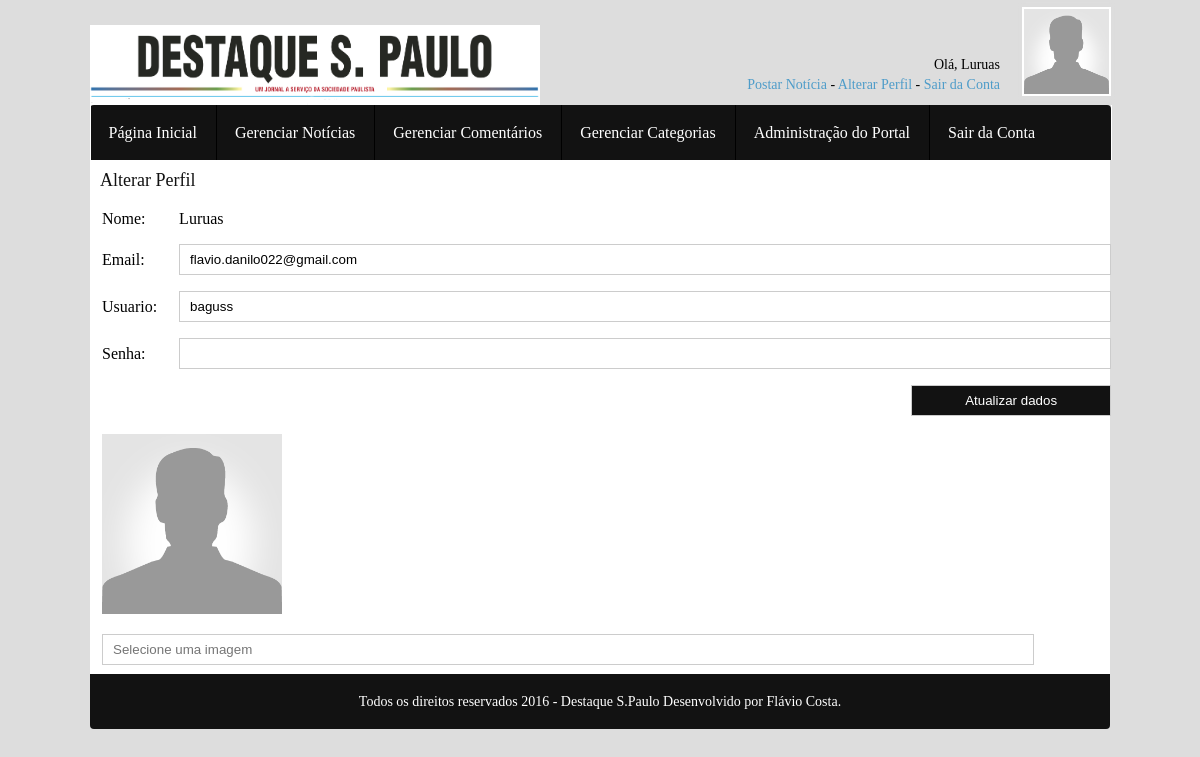
/paineldecontrole/alterar-perfil.php (signed in), run on the app's committed database.
### tables this page shows
CREATE TABLE IF NOT EXISTS `administradores` (
  `id` int(11) NOT NULL AUTO_INCREMENT,
  `Nome` varchar(125) DEFAULT NULL,
  `imgPerfil` varchar(30) NOT NULL,
  `Email` varchar(125) DEFAULT NULL,
  `Usuario` varchar(10) DEFAULT NULL,
  `Senha` varchar(128) DEFAULT NULL,
  PRIMARY KEY (`id`)
);

### paineldecontrole/alterar-perfil.php (the view, shortened to what this page needs)
<?php
require_once "includes/header.php";
?>
	<main>
			<section id="wrapper">
					<section id="content">
		<section id="alterar-perfil">
			<h1>Alterar Perfil</h1>
			<?php
				$admin_log = $_SESSION["Usuario"];
				$admin_pass = $_SESSION["Senha"];
				$SQL_P = mysql_query(" SELECT * FROM administradores WHERE Usuario = '$admin_log' AND Senha='$admin_pass'");
				while($ln = mysql_fetch_assoc($SQL_P)) {
						$id_adm = $ln['id'];
						$nm_adm = $ln['Nome'];
						$em_adm = $ln["Email"];
						$us_adm = $ln["Usuario"];
						$im_adm = $ln ["imgPerfil"];
				}
			?>
			<form action="acoes/atualizar-perfil.php?id_adm=<?php echo $id_adm; ?>" method="POST" enctype="multipart/form-data">
			<table cellpadding="0" cellpadding="0" border="0">
				<tr>
				<td>Nome:</td>
				<td><?php echo $nm_adm; ?></td>
				</tr>
				<tr>
				<td>Email:</td>
				<td><input type="text" name="adm-email-up" maxlength="50" value="<?php echo $em_adm;?>"></td>
				</tr>
				<tr>
					<td>Usuario:</td>
					<td><input type="text" name="adm-user-up" value="<?php echo $us_adm; ?>"></td>
				</tr>
				<tr>
				<td>Senha:</td>
				<td><input type="text" name="adm-pass-up"  ></td>
				</tr>
				<tr>
					<td colspan="2" align="right"><input type="submit" value="Atualizar dados"></td>
				</tr>
				</table>
				<table id="imgPerfil">
					<tr>
						<td><img src="imagens/perfil/<?php echo $im_adm; ?>" width"180" height="180"/></td>
					</tr>
					<tr>
						<td><input type="text" id="imagem-noticia-carregar" placeholder="Selecione uma imagem"/> <input type="file" hidden id="imagem-carregada" name="adm-imgPerfil-up"/></td>
					</tr>
				</table>
				</form>
		</section>
					</section>
			</section>
	</main>
	<?php require "includes/footer.php";?>

### paineldecontrole/includes/header.php (shortened to what this page needs)
<!DOCTYPE html>
<?php
@$usuario = $_SESSION['Usuario'];
@$senha = $_SESSION['Senha'];
$sql = mysql_query("SELECT Nome, imgPerfil FROM administradores WHERE Usuario='$usuario' AND Senha ='$senha'");
?>
<html lang="pt_br">
	<head>
		<link rel="stylesheet" type="text/css" href="css/default.css" media="screen" />
	</head>
	<body>
		<header>
			<div id="topo">
				<div id="logo"><img src="imagens/des.png" alt="Painel de Controle - Portal WVD"  width="450px" /></div>
				<div id="right">
					<div id="mensagem">
					<?php
					while($linha = mysql_fetch_assoc($sql)){
						@$nomeUser = $linha ['Nome'];
						@$imgpUser = $linha['imgPerfil'];
					}
					?>
						Olá, <?php echo @$nomeUser ;?> <br />
						<a href="#">Postar Notícia</a> - <a href="alterar-perfil.php">Alterar Perfil</a> - <a href="logout.php">Sair da Conta</a>
					</div>
					<div id="foto-perfil"><img src="imagens/perfil/<?php echo @$imgpUser;?>" alt="Imagem de Perfil" width="85" height="85" /></div>
				</div>
			</div>
		</header>
		<div id="menu">
			<nav>
				<ul>
					<li><a href="inicial.php">Página Inicial</a></li>
					<li><a href="gerenciar-noticia.php">Gerenciar Notícias</a></li>
					<li>Gerenciar Comentários</li>
					<li><a href="gerenciar-categoria.php">Gerenciar Categorias</a></li>
					<li><a href="administracao-portal.php">Administração do Portal</a></li>
					<li><a href="logout.php">Sair da Conta</a></li>
				</ul>
			</nav>
		</div>

### paineldecontrole/css/default.css (style rules this page uses)
* { margin: 0px; padding: 0px; }
body { background-color: #ddd; }
header { width: 100%; height: 105px; float: left; position: relative; display: table; }
#topo { width: 1020px; height: 105px; margin: 0 auto; }
#logo { float: left; width: 228px; height: 53px; margin-top: 25px; }
#right { width: 560px; height: 105px; float: right; }
#mensagem { float: left; width: 450px; height: auto; font-family: Tahoma; font-size: 14px; text-align: right; position: absolute; bottom: 0; margin-bottom: 10px; line-height: 20px; }
#mensagem a { color: #4e9cc9; text-decoration: none; }
#foto-perfil { max-width: 85px; max-height: 85px; float: right; margin-left: 10px; margin-right: 3px; margin-top: 7px; }
#foto-perfil img { max-width: 85px; max-height: 85px; min-width: 85px; min-height: 85px; border: 2px solid #fff; box-shadow: 0px 0px 3px 2px #ddd; }
#menu { width: 100%; height: 55px; float: left; position: relative; background-color: #ddd; }
#menu nav { width: 1021px; height: 55px; background-color: #121212; border-radius: 4px 4px 0px 0px; margin: 0 auto; }
#menu nav ul { width: 1020px; height: 55px; margin: 0 auto; border-left: 1px solid #fff; border-right: 1px solid #fff; margin: 0; padding: 0; list-style: none; }
#menu nav ul li { width: auto; height: 55px; float: left; line-height: 55px; display: inline; font-family: Tahoma; font-size: 16px; color: #fff; padding: 0px 19px 0px 18px; border-right: 1px solid #000; }
#menu nav ul li:last-child { border: none; }
#menu nav ul li a { color: #fff; text-decoration: none; }
main { width: 100%; height: auto; margin: 0 auto; float: left; position: relative; }
section#wrapper { width: 1020px; height: auto; margin: 0 auto; }
section#content { width: 1020px; height: auto; float: left; background-color: #fff; }

### paineldecontrole/alterar-perfil.php (style rules this page uses)
section#alterar-perfil h1 { width: 1000px; height: auto; font-family: Tahoma; font-size: 18px; color:#121212; font-weight: normal; margin-top: 10px; margin-bottom: 10px; margin-left: 10px; }
section#alterar-perfil table tr td { padding: 7px 10px; }
section#alterar-perfil table tr td input[type='text'] { width: 700px; }
section#alterar-perfil table tr td input[type='submit'] { width: 200px; height: auto; padding: 7px 10px 7px 10px; border: 1px solid #ccc; color: #fff; background-color: #121212; cursor: pointer; }
section#alterar-perfil table tr td input[type='text'] { width: 910px; height: auto; padding: 7px 10px 7px 10px; border:1px solid #ccc; cursor: pointer; }

### data on the page
administradores: Nome "Luruas", imgPerfil (placeholder picture), adm-email-up "flavio.danilo022@gmail.com", adm-user-up "baguss"
